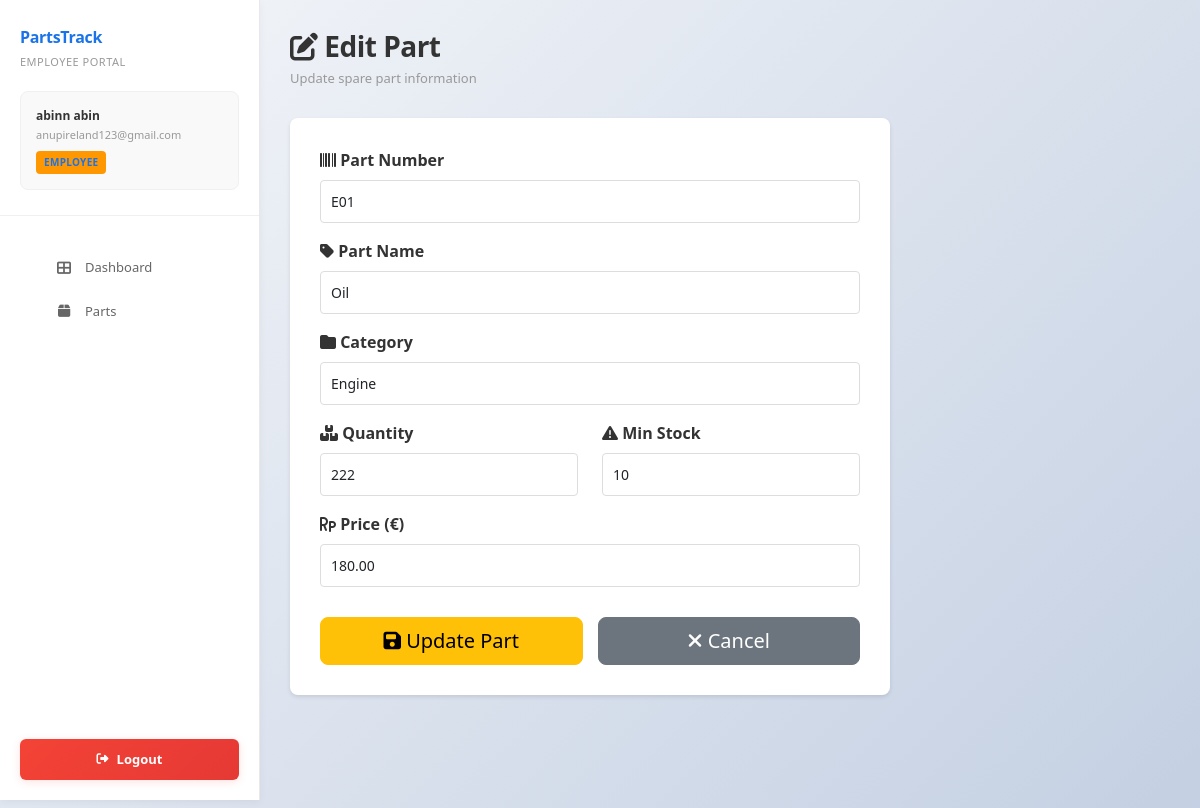
Page /employee-parts/edit/1/ (signed in) on the committed database.
### inventory/models.py (models this page shows, shortened)
class SparePart(models.Model):
    part_number = models.CharField(max_length=100, unique=True)
    part_name = models.CharField(max_length=200)
    category = models.CharField(max_length=100, blank=True)
    quantity = models.IntegerField(default=0)
    minimum_stock = models.IntegerField(default=10)
    price = models.DecimalField(max_digits=10, decimal_places=2, default=0.00)
    supplier = models.ForeignKey(
        Supplier,
        on_delete=models.SET_NULL,
        null=True,
        blank=True,
    )
    location = models.CharField(max_length=100, blank=True)
    description = models.TextField(blank=True)
    created_at = models.DateTimeField(auto_now_add=True)
    updated_at = models.DateTimeField(auto_now=True)

### inventory/views.py (the view)
@login_required(login_url="login")
@require_http_methods(["GET", "POST"])
def employee_edit_part(request, pk):
    if request.user.is_staff or request.user.is_superuser:
        return redirect("edit_part", pk=pk)
    part = get_object_or_404(SparePart, pk=pk)
    if request.method == "POST":
        form = SparePartForm(request.POST, instance=part)
        if form.is_valid():
            form.save()
            return redirect("employee_parts_list")
    else:
        form = SparePartForm(instance=part)
    return render(
        request,
        "inventory/employee_edit_part.html",
        {"form": form, "part": part, "user_role": "employee"},
    )

### inventory/templates/inventory/employee_edit_part.html (shortened to what this page needs)
<!DOCTYPE html>
<html lang="en">
<head>
    {% load static %}
    <link rel="stylesheet" href="https://cdn.jsdelivr.net/npm/bootstrap@5.3.2/dist/css/bootstrap.min.css">
    <link rel="stylesheet" href="https://cdnjs.cloudflare.com/ajax/libs/font-awesome/6.4.0/css/all.min.css">
    <link rel="stylesheet" href="{% static 'css/dashboard.css' %}">
</head>
<body>
    <div class="main-container">
        <aside class="sidebar">
            <div class="sidebar-header">
                <div class="sidebar-brand">PartsTrack</div>
                <div class="sidebar-subtitle">Employee Portal</div>
                <div class="user-profile">
                    <div class="user-name">{{ user.first_name }} {{ user.last_name }}</div>
                    <div class="user-email">{{ user.email }}</div>
                    <span class="user-role-badge" style="background: #ff9800;">EMPLOYEE</span>
                </div>
            </div>
            <ul class="sidebar-menu">
                <li><a href="{% url 'employee_dashboard' %}"><i class="fas fa-th-large"></i> Dashboard</a></li>
                <li><a href="{% url 'employee_parts_list' %}"><i class="fas fa-box"></i> Parts</a></li>
            </ul>
            <button class="logout-btn" onclick="window.location.href='{% url 'logout' %}'">
                <i class="fas fa-sign-out-alt"></i> Logout
            </button>
        </aside>
        <main class="main-content">
            <div class="page-header">
                <h1 class="page-title"><i class="fas fa-edit"></i> Edit Part</h1>
                <p class="page-subtitle">Update spare part information</p>
            </div>
            <div style="background: white; padding: 30px; border-radius: 8px; box-shadow: 0 2px 4px rgba(0,0,0,0.1); max-width: 600px;">
                <form method="POST">
                    <div class="mb-3">
                        <label for="{{ form.part_number.id_for_label }}" class="form-label">
                            <i class="fas fa-barcode"></i> Part Number
                        </label>
                        {{ form.part_number }}
                    </div>
                    <div class="mb-3">
                        <label for="{{ form.part_name.id_for_label }}" class="form-label">
                            <i class="fas fa-tag"></i> Part Name
                        </label>
                        {{ form.part_name }}
                    </div>
                    <div class="mb-3">
                        <label for="{{ form.category.id_for_label }}" class="form-label">
                            <i class="fas fa-folder"></i> Category
                        </label>
                        {{ form.category }}
                    </div>
                    <div class="row">
                        <div class="col-md-6">
                            <div class="mb-3">
                                <label for="{{ form.quantity.id_for_label }}" class="form-label">
                                    <i class="fas fa-boxes"></i> Quantity
                                </label>
                                {{ form.quantity }}
                            </div>
                        </div>
                        <div class="col-md-6">
                            <div class="mb-3">
                                <label for="{{ form.minimum_stock.id_for_label }}" class="form-label">
                                    <i class="fas fa-exclamation-triangle"></i> Min Stock
                                </label>
                                {{ form.minimum_stock }}
                            </div>
                        </div>
                    </div>
                    <div class="mb-3">
                        <label for="{{ form.price.id_for_label }}" class="form-label">
                            <i class="fas fa-rupiah-sign"></i> Price (€)
                        </label>
                        {{ form.price }}
                    </div>
                    <div style="display: grid; grid-template-columns: 1fr 1fr; gap: 15px; margin-top: 30px;">
                        <button type="submit" class="btn btn-warning btn-lg">
                            <i class="fas fa-save"></i> Update Part
                        </button>
                        <a href="{% url 'employee_parts_list' %}" class="btn btn-secondary btn-lg">
                            <i class="fas fa-times"></i> Cancel
                        </a>
                    </div>
                </form>
            </div>
        </main>
    </div>
</body>
</html>

### inventory/static/css/dashboard.css (style rules this page uses)
* { margin: 0; padding: 0; box-sizing: border-box; }
html { scroll-behavior: smooth; }
body { font-family: 'Segoe UI', Tahoma, Geneva, Verdana, sans-serif; background: linear-gradient(135deg, #f5f7fa 0%, #c3cfe2 100%); background-attachment: fixed; min-height: 100vh; padding-bottom: 40px; color: #333; }
.main-container { display: flex; min-height: 100vh; }
.sidebar { width: 260px; background: #fff; border-right: 1px solid #e8e8e8; padding: 25px 0; position: fixed; height: 100vh; overflow-y: auto; box-shadow: 0 2px 8px rgba(0, 0, 0, 0.05); z-index: 1000; transition: all 0.3s ease; }
.sidebar-header { padding: 0 20px 25px; border-bottom: 1px solid #f0f0f0; }
.sidebar-brand { font-size: 16px; font-weight: 700; color: #1a73e8; margin-bottom: 5px; letter-spacing: -0.3px; }
.sidebar-subtitle { font-size: 11px; color: #999; text-transform: uppercase; letter-spacing: 0.5px; font-weight: 500; }
.user-profile { background: #f9f9f9; padding: 15px; border-radius: 8px; margin-top: 20px; font-size: 12px; border: 1px solid #f0f0f0; }
.user-profile .user-name { font-weight: 600; color: #333; margin-bottom: 2px; }
.user-profile .user-email { color: #999; font-size: 11px; margin-bottom: 8px; word-break: break-word; }
.user-role-badge { display: inline-block; background: #e8f0fe; color: #1a73e8; padding: 4px 8px; border-radius: 4px; font-size: 10px; font-weight: 600; text-transform: uppercase; letter-spacing: 0.3px; }
.sidebar-menu { list-style: none; margin-top: 30px; }
.sidebar-menu li { margin-bottom: 0; }
.sidebar-menu a { color: #666; text-decoration: none; display: flex; align-items: center; gap: 12px; padding: 12px 20px; font-size: 13px; transition: all 0.3s ease; border-left: 3px solid transparent; font-weight: 500; }
.sidebar-menu i { width: 18px; text-align: center; font-size: 14px; }
.logout-btn { position: absolute; bottom: 20px; left: 20px; right: 20px; background: linear-gradient(135deg, #f44336 0%, #e53935 100%); color: #fff; border: none; padding: 11px 16px; border-radius: 6px; font-weight: 600; cursor: pointer; transition: all 0.3s ease; display: flex; align-items: center; justify-content: center; gap: 8px; font-size: 13px; box-shadow: 0 2px 8px rgba(244, 67, 54, 0.15); }
.logout-btn i { font-size: 12px; }
.main-content { flex: 1; margin-left: 260px; padding: 30px; animation: slideIn 0.3s ease; }
.page-header { margin-bottom: 30px; }
.page-title { font-size: 28px; font-weight: 700; color: #333; margin-bottom: 5px; letter-spacing: -0.5px; }
.page-subtitle { font-size: 13px; color: #999; font-weight: 500; }
html { touch-action: manipulation; }
body { min-width: 320px; zoom: 100%; -webkit-text-size-adjust: 100%; -moz-text-size-adjust: 100%; -ms-text-size-adjust: 100%; text-size-adjust: 100%; }
.sidebar { zoom: 1; transform: translateZ(0); }
.main-content { zoom: 1; transform: translateZ(0); }

### inventory/templates/inventory/employee_edit_part.html (style rules this page uses)
.form-control, .form-select { padding: 10px; border: 1px solid #ddd; border-radius: 4px; font-size: 14px; }
.form-label { color: #333; font-weight: 600; margin-bottom: 8px; }

### rows in the picture
SparePart: part_number "E01", part_name "Oil", category "Engine", quantity "222", minimum_stock "10", price "180.00"

### other values in the picture
{{ user.first_name }} "abinn"
{{ user.last_name }} "abin"
{{ user.email }} "anupireland123@gmail.com"
